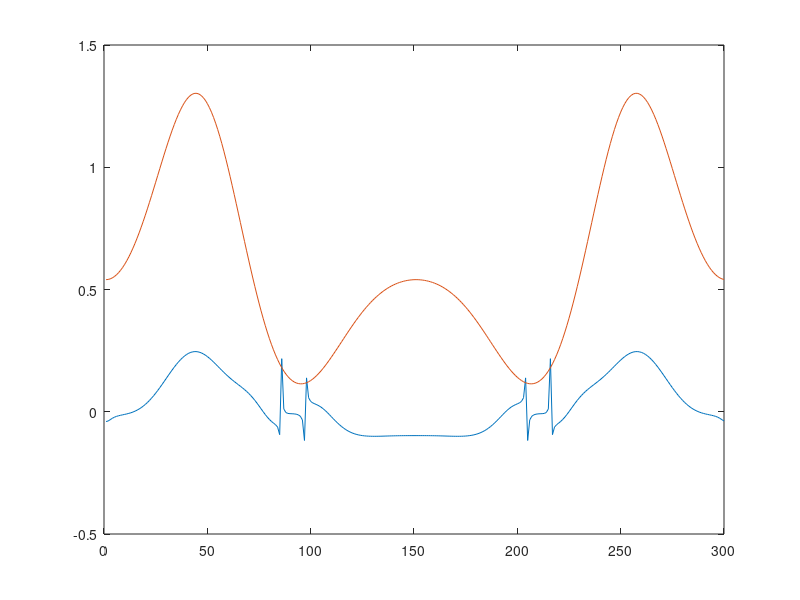
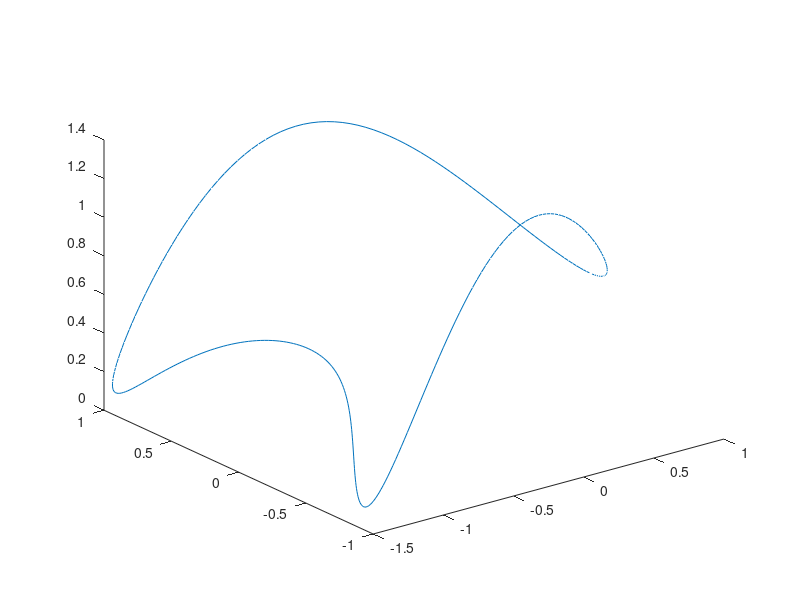
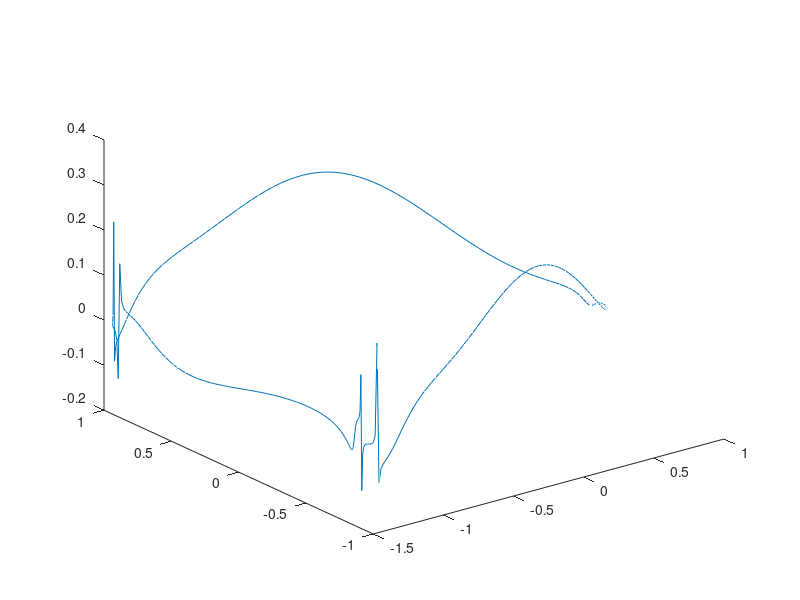

Reproduce these figures in MATLAB, in order.
N = 300;
gamma = @(t) [cos(t) + 0.65.*cos(2.*t) - 0.65; sin(t)]; %parametrization
gammadot = @(t) [-sin(t)-1.3.*sin(2.*t); cos(t)];
gammadotdot = @(t) [-cos(t)-2.6.*cos(2.*t); -sin(t)];

%1 Discretization
ts = linspace(0,2.*pi-2.*pi/N,N);

%2 construct D
D = zeros(N,N);
for i=1:N
   for j=1:N
       a = gammadotdot(ts(j));
       b = gammadot(ts(j));
       b = [-b(2) b(1)];
       vy = -dot(a,b)./dot(b,b).*b;
       if i==j
           D(i,i) = (vy*gamma(ts(i)))./(2.*N.*norm(gammadot(ts)));
       end
       if i~=j
           D(i,j) = vy*((gamma(ts(j))-gamma(ts(i)))./(norm(gamma(ts(i))-gamma(ts(j))).^2)).*norm(gammadot(ts))./N;
       end
   end
end

%3 construct f
f = cos(cos(ts) + 0.65.*cos(2.*ts) - 0.65).*cosh(sin(ts));

%4 solve for phi
phi = (eye(N)+2.*D)\f';

%5 plot results
figure
plot(phi')
hold on;
plot(f)

xs = gamma(ts);
figure
plot3(xs(1,:),xs(2,:),f)
figure
plot3(xs(1,:),xs(2,:),phi')